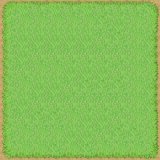

The image is a tile-based game level rendered from a .tmx file. Its description and source (layers, tilesets, objects; grid data summarised) follow:
An orthogonal 10x10 tile map with 16x16 px tiles, 1 tile layer (GROUND).

<map version="1.0" orientation="orthogonal" renderorder="right-down" width="10" height="10" tilewidth="16" tileheight="16" nextobjectid="7">
 <tileset firstgid="1" name="tiles" tilewidth="16" tileheight="16">
  <image source="../Textures/tiles.png" trans="ff00ff" width="1024" height="2016" />
 </tileset>
 <layer name="GROUND" width="10" height="10">
  <data>[100 cells, 100 non-empty, 16 distinct tile ids]</data>
 </layer>
</map>
